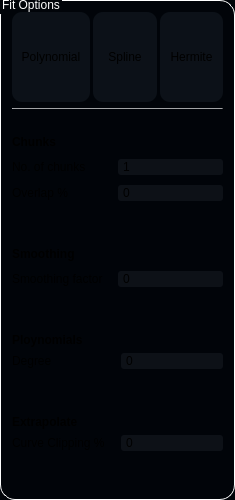
         <widget class="QGroupBox" name="groupBox_3">
          <property name="minimumSize">
           <size>
            <width>235</width>
            <height>0</height>
           </size>
          </property>
          <property name="maximumSize">
           <size>
            <width>300</width>
            <height>500</height>
           </size>
          </property>
          <property name="styleSheet">
           <string notr="true">QGroupBox {
background-color: rgb(1, 4, 9);
border: 1.2px solid #ffffff;
border-style: outset;
border-radius: 15px;
}
QGroupBox::title  {
    subcontrol-origin: margin;
    subcontrol-position: top left;
    padding: -5px 0px 0px 0px;
    color: rgb(255, 255, 255);
}</string>
          </property>
          <property name="title">
           <string>Fit Options</string>
          </property>
          <layout class="QVBoxLayout" name="verticalLayout_9">
           <property name="spacing">
            <number>26</number>
           </property>
           <item>
            <layout class="QVBoxLayout" name="verticalLayout_2">
             <property name="spacing">
              <number>6</number>
             </property>
             <item>
              <layout class="QHBoxLayout" name="horizontalLayout_2">
               <property name="spacing">
                <number>3</number>
               </property>
               <item>
                <widget class="QToolButton" name="polynomial_button">
                 <property name="sizePolicy">
                  <sizepolicy hsizetype="Minimum" vsizetype="Fixed">
                   <horstretch>0</horstretch>
                   <verstretch>0</verstretch>
                  </sizepolicy>
                 </property>
                 <property name="minimumSize">
                  <size>
                   <width>0</width>
                   <height>90</height>
                  </size>
                 </property>
                 <property name="styleSheet">
                  <string notr="true">QToolButton {
    border-radius: 10px;
    border-style: outset;
    background: rgb(12, 17, 24);
	padding: 5;
    }

QToolButton:hover {
    background: rgb(63, 95, 127)
    }

QToolButton:pressed {
    border-style: inset;
    background: rgb(63, 95, 127)
    }</string>
                 </property>
                 <property name="text">
                  <string>Polynomial</string>
                 </property>
                 <property name="icon">
                  <iconset>
                   <normaloff>icons/chunkkk.png</normaloff>icons/chunkkk.png</iconset>
                 </property>
                 <property name="iconSize">
                  <size>
                   <width>50</width>
                   <height>50</height>
                  </size>
                 </property>
                 <property name="checkable">
                  <bool>true</bool>
                 </property>
                 <property name="toolButtonStyle">
                  <enum>Qt::ToolButtonTextUnderIcon</enum>
                 </property>
                </widget>
               </item>
               <item>
                <widget class="QToolButton" name="spline_button">
                 <property name="sizePolicy">
                  <sizepolicy hsizetype="Minimum" vsizetype="Fixed">
                   <horstretch>0</horstretch>
                   <verstretch>0</verstretch>
                  </sizepolicy>
                 </property>
                 <property name="minimumSize">
                  <size>
                   <width>0</width>
                   <height>90</height>
                  </size>
                 </property>
                 <property name="styleSheet">
                  <string notr="true">QToolButton {
    border-radius: 10px;
    border-style: outset;
    background: rgb(12, 17, 24);
	padding: 5;
    }

QToolButton:hover {
    background: rgb(63, 95, 127)
    }

QToolButton:pressed {
    border-style: inset;
    background: rgb(63, 95, 127)
    }</string>
                 </property>
                 <property name="text">
                  <string>Spline</string>
                 </property>
                 <property name="icon">
                  <iconset>
                   <normaloff>icons/spline-chart(2).png</normaloff>icons/spline-chart(2).png</iconset>
                 </property>
                 <property name="iconSize">
                  <size>
                   <width>50</width>
                   <height>50</height>
                  </size>
                 </property>
                 <property name="checkable">
                  <bool>true</bool>
                 </property>
                 <property name="toolButtonStyle">
                  <enum>Qt::ToolButtonTextUnderIcon</enum>
                 </property>
                </widget>
               </item>
               <item>
                <widget class="QToolButton" name="hermite_button">
                 <property name="sizePolicy">
                  <sizepolicy hsizetype="Minimum" vsizetype="Fixed">
                   <horstretch>0</horstretch>
                   <verstretch>0</verstretch>
                  </sizepolicy>
                 </property>
                 <property name="minimumSize">
                  <size>
                   <width>0</width>
                   <height>90</height>
                  </size>
                 </property>
                 <property name="styleSheet">
                  <string notr="true">QToolButton {
    border-radius: 10px;
    border-style: outset;
    background: rgb(12, 17, 24);
	padding: 5;
    }

QToolButton:hover {
    background: rgb(63, 95, 127)
    }

QToolButton:pressed {
    border-style: inset;
    background: rgb(63, 95, 127)
    }</string>
                 </property>
                 <property name="text">
                  <string>Hermite</string>
                 </property>
                 <property name="icon">
                  <iconset>
                   <normaloff>icons/radial-list.png</normaloff>icons/radial-list.png</iconset>
                 </property>
                 <property name="iconSize">
                  <size>
                   <width>55</width>
                   <height>55</height>
                  </size>
                 </property>
                 <property name="checkable">
                  <bool>true</bool>
                 </property>
                 <property name="toolButtonStyle">
                  <enum>Qt::ToolButtonTextUnderIcon</enum>
                 </property>
                </widget>
               </item>
              </layout>
             </item>
             <item>
              <widget class="Line" name="line">
               <property name="maximumSize">
                <size>
                 <width>16777215</width>
                 <height>1</height>
                </size>
               </property>
               <property name="styleSheet">
                <string notr="true">background-color: rgba(255, 255, 255, 100);</string>
               </property>
               <property name="orientation">
                <enum>Qt::Horizontal</enum>
               </property>
              </widget>
             </item>
            </layout>
           </item>
           <item>
            <widget class="QWidget" name="chunks_options" native="true">
             <property name="styleSheet">
              <string notr="true">background-color: transparent;</string>
             </property>
             <layout class="QGridLayout" name="gridLayout_2">
              <property name="leftMargin">
               <number>0</number>
              </property>
              <property name="topMargin">
               <number>0</number>
              </property>
              <property name="rightMargin">
               <number>0</number>
              </property>
              <property name="bottomMargin">
               <number>0</number>
              </property>
              <property name="verticalSpacing">
               <number>10</number>
              </property>
              <item row="3" column="0">
               <spacer name="horizontalSpacer">
                <property name="orientation">
                 <enum>Qt::Horizontal</enum>
                </property>
                <property name="sizeHint" stdset="0">
                 <size>
                  <width>40</width>
                  <height>20</height>
                 </size>
                </property>
               </spacer>
              </item>
              <item row="1" column="0">
               <layout class="QHBoxLayout" name="horizontalLayout_3">
                <item>
                 <widget class="QLabel" name="NoChunkslabel">
                  <property name="styleSheet">
                   <string notr="true">background-color: transparent;</string>
                  </property>
                  <property name="text">
                   <string>No. of chunks</string>
                  </property>
                 </widget>
                </item>
                <item>
                 <widget class="QSpinBox" name="chunk_number_spinBox">
                  <property name="styleSheet">
                   <string notr="true">QSpinBox {
	padding-left: 3;
	border-radius: 3px;	
	background-color: rgb(13, 17, 23);
	selection-background-color: transparent;
}

QSpinBox::up-button {
    subcontrol-origin: border;
    subcontrol-position: top right; /* position at the top right corner */

    width: 16px; /* 16 + 2*1px border-width = 15px padding + 3px parent border */
    border-width: 1px;
}

QSpinBox::up-button:hover {
   background-color: rgba(255, 255, 255, 50);
}

QSpinBox::up-arrow {
    image: url(:/newPrefix/Arrowhead-Top-256.png);
    width: 6px;
    height: 6px;
}

QSpinBox::down-button {
    subcontrol-origin: border;
    subcontrol-position: bottom right; /* position at bottom right corner */

    width: 16px;
    border-width: 1px;
    border-top-width: 0;
}

QSpinBox::down-button:hover {
	background-color: rgba(255, 255, 255, 50);
}

QSpinBox::down-arrow {
    image: url(:/newPrefix/Arrowhead-nottop-256.png);
    width: 6px;
    height: 6px;
}</string>
                  </property>
                  <property name="minimum">
                   <number>1</number>
                  </property>
                 </widget>
                </item>
               </layout>
              </item>
              <item row="0" column="0">
               <widget class="QLabel" name="chunks_label">
                <property name="maximumSize">
                 <size>
                  <width>16777215</width>
                  <height>20</height>
                 </size>
                </property>
                <property name="styleSheet">
                 <string notr="true">background-color: transparent;</string>
                </property>
                <property name="text">
                 <string>&lt;html&gt;&lt;head/&gt;&lt;body&gt;&lt;p&gt;&lt;span style=&quot; font-size:9pt; font-weight:600;&quot;&gt;Chunks&lt;/span&gt;&lt;/p&gt;&lt;/body&gt;&lt;/html&gt;</string>
                </property>
               </widget>
              </item>
              <item row="2" column="0">
               <widget class="QWidget" name="overlap_options" native="true">
                <layout class="QHBoxLayout" name="horizontalLayout_4">
                 <property name="spacing">
                  <number>0</number>
                 </property>
                 <property name="leftMargin">
                  <number>0</number>
                 </property>
                 <property name="topMargin">
                  <number>0</number>
                 </property>
                 <property name="rightMargin">
                  <number>0</number>
                 </property>
                 <property name="bottomMargin">
                  <number>0</number>
                 </property>
                 <item>
                  <widget class="QLabel" name="NoChunkslabel_3">
                   <property name="styleSheet">
                    <string notr="true">background-color: transparent;</string>
                   </property>
                   <property name="text">
                    <string>Overlap %</string>
                   </property>
                  </widget>
                 </item>
                 <item>
                  <widget class="QSpinBox" name="overlap_spinBox">
                   <property name="styleSheet">
                    <string notr="true">QSpinBox {
	padding-left: 3;
	border-radius: 3px;	
	background-color: rgb(13, 17, 23);
	selection-background-color: transparent;
}

QSpinBox::up-button {
    subcontrol-origin: border;
    subcontrol-position: top right; /* position at the top right corner */

    width: 16px; /* 16 + 2*1px border-width = 15px padding + 3px parent border */
    border-width: 1px;
}

QSpinBox::up-button:hover {
   background-color: rgba(255, 255, 255, 50);
}

QSpinBox::up-arrow {
    image: url(:/newPrefix/Arrowhead-Top-256.png);
    width: 6px;
    height: 6px;
}

QSpinBox::down-button {
    subcontrol-origin: border;
    subcontrol-position: bottom right; /* position at bottom right corner */

    width: 16px;
    border-width: 1px;
    border-top-width: 0;
}

QSpinBox::down-button:hover {
	background-color: rgba(255, 255, 255, 50);
}

QSpinBox::down-arrow {
    image: url(:/newPrefix/Arrowhead-nottop-256.png);
    width: 6px;
    height: 6px;
}</string>
                   </property>
                   <property name="maximum">
                    <number>25</number>
                   </property>
                  </widget>
                 </item>
                </layout>
               </widget>
              </item>
             </layout>
            </widget>
           </item>
           <item>
            <widget class="QWidget" name="smoothing_options" native="true">
             <property name="styleSheet">
              <string notr="true">background-color: transparent;</string>
             </property>
             <layout class="QGridLayout" name="gridLayout_7">
              <property name="leftMargin">
               <number>0</number>
              </property>
              <property name="topMargin">
               <number>0</number>
              </property>
              <property name="rightMargin">
               <number>0</number>
              </property>
              <property name="bottomMargin">
               <number>0</number>
              </property>
              <property name="verticalSpacing">
               <number>10</number>
              </property>
              <item row="2" column="0">
               <spacer name="horizontalSpacer_4">
                <property name="orientation">
                 <enum>Qt::Horizontal</enum>
                </property>
                <property name="sizeHint" stdset="0">
                 <size>
                  <width>40</width>
                  <height>20</height>
                 </size>
                </property>
               </spacer>
              </item>
              <item row="1" column="0">
               <layout class="QHBoxLayout" name="horizontalLayout_9">
                <item>
                 <widget class="QLabel" name="NoChunkslabel_2">
                  <property name="styleSheet">
                   <string notr="true">background-color: transparent;</string>
                  </property>
                  <property name="text">
                   <string>Smoothing factor</string>
                  </property>
                 </widget>
                </item>
                <item>
                 <widget class="QSpinBox" name="smoothing_spinBox">
                  <property name="styleSheet">
                   <string notr="true">QSpinBox {
	padding-left: 3;
	border-radius: 3px;	
	background-color: rgb(13, 17, 23);
	selection-background-color: transparent;
}

QSpinBox::up-button {
    subcontrol-origin: border;
    subcontrol-position: top right; /* position at the top right corner */

    width: 16px; /* 16 + 2*1px border-width = 15px padding + 3px parent border */
    border-width: 1px;
}

QSpinBox::up-button:hover {
   background-color: rgba(255, 255, 255, 50);
}

QSpinBox::up-arrow {
    image: url(:/newPrefix/Arrowhead-Top-256.png);
    width: 6px;
    height: 6px;
}

QSpinBox::down-button {
    subcontrol-origin: border;
    subcontrol-position: bottom right; /* position at bottom right corner */

    width: 16px;
    border-width: 1px;
    border-top-width: 0;
}

QSpinBox::down-button:hover {
	background-color: rgba(255, 255, 255, 50);
}

QSpinBox::down-arrow {
    image: url(:/newPrefix/Arrowhead-nottop-256.png);
    width: 6px;
    height: 6px;
}</string>
                  </property>
                  <property name="minimum">
                   <number>0</number>
                  </property>
                  <property name="maximum">
                   <number>100</number>
                  </property>
                 </widget>
                </item>
               </layout>
              </item>
              <item row="0" column="0">
               <widget class="QLabel" name="chunks_label_2">
                <property name="maximumSize">
                 <size>
                  <width>16777215</width>
                  <height>20</height>
                 </size>
                </property>
                <property name="styleSheet">
                 <string notr="true">background-color: transparent;</string>
                </property>
                <property name="text">
                 <string>&lt;html&gt;&lt;head/&gt;&lt;body&gt;&lt;p&gt;&lt;span style=&quot; font-size:9pt; font-weight:600;&quot;&gt;Smoothing&lt;/span&gt;&lt;/p&gt;&lt;/body&gt;&lt;/html&gt;</string>
                </property>
               </widget>
              </item>
             </layout>
            </widget>
           </item>
           <item>
            <widget class="QWidget" name="polynomial_options" native="true">
             <property name="maximumSize">
              <size>
               <width>16777215</width>
               <height>70</height>
              </size>
             </property>
             <property name="styleSheet">
              <string notr="true">background-color: transparent;</string>
             </property>
             <layout class="QVBoxLayout" name="verticalLayout_3">
              <property name="leftMargin">
               <number>0</number>
              </property>
              <property name="topMargin">
               <number>0</number>
              </property>
              <property name="rightMargin">
               <number>0</number>
              </property>
              <property name="bottomMargin">
               <number>0</number>
              </property>
              <item>
               <widget class="QLabel" name="label_4">
                <property name="maximumSize">
                 <size>
                  <width>16777215</width>
                  <height>20</height>
                 </size>
                </property>
                <property name="styleSheet">
                 <string notr="true">background-color: transparent;</string>
                </property>
                <property name="text">
                 <string>&lt;html&gt;&lt;head/&gt;&lt;body&gt;&lt;p&gt;&lt;span style=&quot; font-size:9pt; font-weight:600;&quot;&gt;Ploynomials&lt;/span&gt;&lt;/p&gt;&lt;/body&gt;&lt;/html&gt;</string>
                </property>
               </widget>
              </item>
              <item>
               <layout class="QHBoxLayout" name="horizontalLayout_5">
                <item>
                 <widget class="QLabel" name="label_5">
                  <property name="styleSheet">
                   <string notr="true">background-color: transparent;</string>
                  </property>
                  <property name="text">
                   <string>Degree</string>
                  </property>
                 </widget>
                </item>
                <item>
                 <widget class="QSpinBox" name="polynomial_degree_spinBox">
                  <property name="styleSheet">
                   <string notr="true">QSpinBox {
	padding-left: 3;
	border-radius: 3px;	
	
	background-color: rgb(13, 17, 23);
	selection-background-color: transparent;
}

QSpinBox::up-button {
    subcontrol-origin: border;
    subcontrol-position: top right; /* position at the top right corner */

    width: 16px; /* 16 + 2*1px border-width = 15px padding + 3px parent border */
    border-width: 1px;
}

QSpinBox::up-button:hover {
   background-color: rgba(255, 255, 255, 50);
}

QSpinBox::up-arrow {
    image: url(:/newPrefix/Arrowhead-Top-256.png);
    width: 6px;
    height: 6px;
}

QSpinBox::down-button {
    subcontrol-origin: border;
    subcontrol-position: bottom right; /* position at bottom right corner */

    width: 16px;
    border-width: 1px;
    border-top-width: 0;
}

QSpinBox::down-button:hover {
	background-color: rgba(255, 255, 255, 50);
}

QSpinBox::down-arrow {
    image: url(:/newPrefix/Arrowhead-nottop-256.png);
    width: 6px;
    height: 6px;
}</string>
                  </property>
                  <property name="maximum">
                   <number>9</number>
                  </property>
                 </widget>
                </item>
               </layout>
              </item>
             </layout>
            </widget>
           </item>
           <item>
            <spacer name="horizontalSpacer_2">
             <property name="orientation">
              <enum>Qt::Horizontal</enum>
             </property>
             <property name="sizeHint" stdset="0">
              <size>
               <width>40</width>
               <height>20</height>
              </size>
             </property>
            </spacer>
           </item>
           <item>
            <widget class="QWidget" name="widget" native="true">
             <property name="maximumSize">
              <size>
               <width>16777215</width>
               <height>70</height>
              </size>
             </property>
             <property name="styleSheet">
              <string notr="true">background-color: transparent;</string>
             </property>
             <layout class="QVBoxLayout" name="verticalLayout_5">
              <property name="leftMargin">
               <number>0</number>
              </property>
              <property name="topMargin">
               <number>0</number>
              </property>
              <property name="rightMargin">
               <number>0</number>
              </property>
              <property name="bottomMargin">
               <number>0</number>
              </property>
              <item>
               <widget class="QLabel" name="label_9">
                <property name="maximumSize">
                 <size>
                  <width>16777215</width>
                  <height>20</height>
                 </size>
                </property>
                <property name="styleSheet">
                 <string notr="true">background-color: transparent;</string>
                </property>
                <property name="text">
                 <string>&lt;html&gt;&lt;head/&gt;&lt;body&gt;&lt;p&gt;&lt;span style=&quot; font-size:9pt; font-weight:600;&quot;&gt;Extrapolate&lt;/span&gt;&lt;/p&gt;&lt;/body&gt;&lt;/html&gt;</string>
                </property>
               </widget>
              </item>
              <item>
               <layout class="QHBoxLayout" name="horizontalLayout_19">
                <item>
                 <widget class="QLabel" name="label_12">
                  <property name="styleSheet">
                   <string notr="true">background-color: transparent;</string>
                  </property>
                  <property name="text">
                   <string>Curve Clipping %</string>
                  </property>
                 </widget>
                </item>
                <item>
                 <widget class="QSpinBox" name="extrapolate_spinBox">
                  <property name="styleSheet">
                   <string notr="true">QSpinBox {
	padding-left: 3;
	border-radius: 3px;	
	
	background-color: rgb(13, 17, 23);
	selection-background-color: transparent;
}

QSpinBox::up-button {
    subcontrol-origin: border;
    subcontrol-position: top right; /* position at the top right corner */

    width: 16px; /* 16 + 2*1px border-width = 15px padding + 3px parent border */
    border-width: 1px;
}

QSpinBox::up-button:hover {
   background-color: rgba(255, 255, 255, 50);
}

QSpinBox::up-arrow {
    image: url(:/newPrefix/Arrowhead-Top-256.png);
    width: 6px;
    height: 6px;
}

QSpinBox::down-button {
    subcontrol-origin: border;
    subcontrol-position: bottom right; /* position at bottom right corner */

    width: 16px;
    border-width: 1px;
    border-top-width: 0;
}

QSpinBox::down-button:hover {
	background-color: rgba(255, 255, 255, 50);
}

QSpinBox::down-arrow {
    image: url(:/newPrefix/Arrowhead-nottop-256.png);
    width: 6px;
    height: 6px;
}</string>
                  </property>
                  <property name="maximum">
                   <number>100</number>
                  </property>
                  <property name="singleStep">
                   <number>5</number>
                  </property>
                 </widget>
                </item>
               </layout>
              </item>
             </layout>
            </widget>
           </item>
           <item>
            <spacer name="verticalSpacer">
             <property name="orientation">
              <enum>Qt::Vertical</enum>
             </property>
             <property name="sizeHint" stdset="0">
              <size>
               <width>20</width>
               <height>40</height>
              </size>
             </property>
            </spacer>
           </item>
          </layout>
         </widget>
